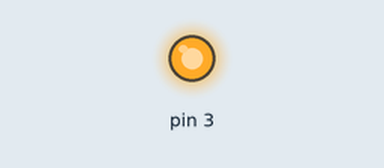
The sketch below on a simulated Arduino Uno, built with avr-gcc and run on an emulated ATmega328P. Shown: output pins drawn as LEDs (lit = HIGH).

Above: at 5.0 s.
At 12.5 s:
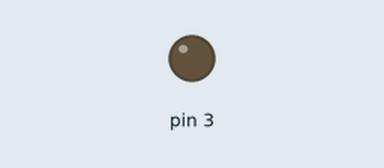
Timing chart, 0 to 19.5 s (numbered marks = the images above):
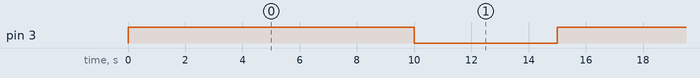

The sketch:

basicPump.ino
```cpp
void setup() {
pinMode(3, OUTPUT);
}

void loop() {
digitalWrite(3, HIGH);
delay(10000);
digitalWrite(3, LOW);
delay(5000);
}
```

Measured:
- by itself, pin 3: alternates HIGH for 10.0 s and LOW for 5.0 s
